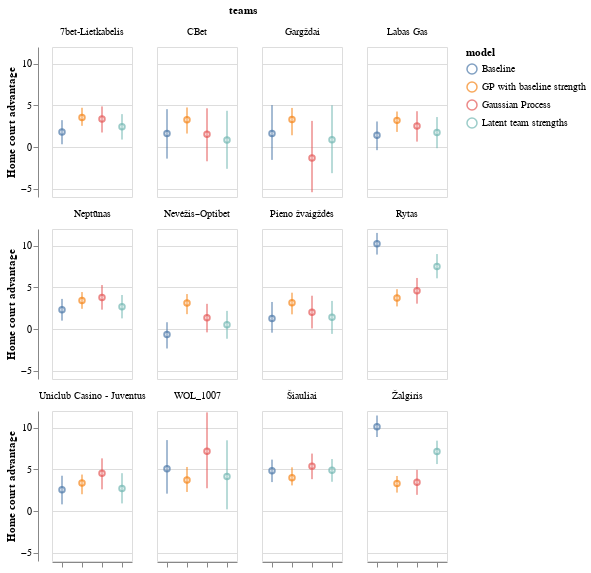

Here is the notebook cell this chart was saved with:
### Markdown cell above
What about home court advantages? In this specification, most of the teams have very similar levels. It got me concerned for a moment that the model was simply passing through the prior information and not learning anything, but the results below are robust to home court advantage prior - setting it it $\text{Normal}(0,2)$ leads to nearly identical results.

### Code cell
plot_hc_adv(traces)

### Figure 1 — Vega-Lite specification as saved in the notebook (floating-point values rounded to 4 significant figures)
{"config": {"view": {"continuousWidth": 400, "continuousHeight": 300}}, "data": {"name": "data-2eb43e60f7a92e9f65bb104a09f8feef"}, "facet": {"field": "teams", "type": "nominal"}, "spec": {"layer": [{"mark": "point", "encoding": {"color": {"field": "model", "type": "nominal"}, "x": {"axis": {"labels": false}, "field": "model", "title": "", "type": "nominal"}, "y": {"field": "HC-adv", "title": "Home court advantage", "type": "quantitative"}}, "selection": {"selector017": {"type": "interval", "bind": "scales", "encodings": ["x", "y"]}}}, {"mark": "errorbar", "encoding": {"color": {"field": "model", "type": "nominal"}, "x": {"axis": {"labels": false}, "field": "model", "title": "", "type": "nominal"}, "y": {"field": "lower", "title": "", "type": "quantitative"}, "y2": {"field": "higher", "title": ""}}}], "height": 150, "width": 80}, "columns": 4, "spacing": 10, "$schema": "https://vega.github.io/schema/vega-lite/v4.17.0.json", "datasets": {"data-2eb43e60f7a92e9f65bb104a09f8feef": [{"teams": "7bet-Lietkabelis", "higher": 3.221, "lower": 0.3273, "HC-adv": 1.789, "model": "Baseline"}, {"teams": "CBet", "higher": 4.538, "lower": -1.393, "HC-adv": 1.613, "model": "Baseline"}, {"teams": "Gargždai", "higher": 5.027, "lower": -1.547, "HC-adv": 1.619, "model": "Baseline"}, {"teams": "Labas Gas", "higher": 3.063, "lower": -0.3823, "HC-adv": 1.399, "model": "Baseline"}, {"teams": "Neptūnas", "higher": 3.61, "lower": 1.002, "HC-adv": 2.299, "model": "Baseline"}, {"teams": "Nevėžis–Optibet", "higher": 0.8111, "lower": -2.339, "HC-adv": -0.6569, "model": "Baseline"}, {"teams": "Pieno žvaigždės", "higher": 3.243, "lower": -0.4442, "HC-adv": 1.256, "model": "Baseline"}, {"teams": "Rytas", "higher": 11.53, "lower": 8.932, "HC-adv": 10.24, "model": "Baseline"}, {"teams": "Uniclub Casino - Juventus", "higher": 4.232, "lower": 0.7968, "HC-adv": 2.56, "model": "Baseline"}, {"teams": "WOL_1007", "higher": 8.507, "lower": 2.083, "HC-adv": 5.06, "model": "Baseline"}, {"teams": "Šiauliai", "higher": 6.166, "lower": 3.47, "HC-adv": 4.824, "model": "Baseline"}, {"teams": "Žalgiris", "higher": 11.46, "lower": 8.876, "HC-adv": 10.1, "model": "Baseline"}, {"teams": "7bet-Lietkabelis", "higher": 3.943, "lower": 0.8921, "HC-adv": 2.422, "model": "Latent team strengths"}, {"teams": "CBet", "higher": 4.345, "lower": -2.618, "HC-adv": 0.8493, "model": "Latent team strengths"}, {"teams": "Gargždai", "higher": 5.007, "lower": -3.141, "HC-adv": 0.8682, "model": "Latent team strengths"}, {"teams": "Labas Gas", "higher": 3.593, "lower": -0.1428, "HC-adv": 1.745, "model": "Latent team strengths"}, {"teams": "Neptūnas", "higher": 4.08, "lower": 1.275, "HC-adv": 2.661, "model": "Latent team strengths"}, {"teams": "Nevėžis–Optibet", "higher": 2.174, "lower": -1.171, "HC-adv": 0.5139, "model": "Latent team strengths"}, {"teams": "Pieno žvaigždės", "higher": 3.369, "lower": -0.5856, "HC-adv": 1.398, "model": "Latent team strengths"}, {"teams": "Rytas", "higher": 8.991, "lower": 6.08, "HC-adv": 7.51, "model": "Latent team strengths"}, {"teams": "Uniclub Casino - Juventus", "higher": 4.536, "lower": 0.9112, "HC-adv": 2.703, "model": "Latent team strengths"}, {"teams": "WOL_1007", "higher": 8.481, "lower": 0.2021, "HC-adv": 4.149, "model": "Latent team strengths"}, {"teams": "Šiauliai", "higher": 6.229, "lower": 3.507, "HC-adv": 4.878, "model": "Latent team strengths"}, {"teams": "Žalgiris", "higher": 8.441, "lower": 5.632, "HC-adv": 7.134, "model": "Latent team strengths"}, {"teams": "7bet-Lietkabelis", "higher": 4.87, "lower": 1.74, "HC-adv": 3.349, "model": "Gaussian Process"}, {"teams": "CBet", "higher": 4.646, "lower": -1.715, "HC-adv": 1.535, "model": "Gaussian Process"}, {"teams": "Gargždai", "higher": 3.132, "lower": -5.428, "HC-adv": -1.32, "model": "Gaussian Process"}, {"teams": "Labas Gas", "higher": 4.292, "lower": 0.6484, "HC-adv": 2.528, "model": "Gaussian Process"}, {"teams": "Neptūnas", "higher": 5.274, "lower": 2.322, "HC-adv": 3.788, "model": "Gaussian Process"}, {"teams": "Nevėžis–Optibet", "higher": 3.021, "lower": -0.4063, "HC-adv": 1.339, "model": "Gaussian Process"}, {"teams": "Pieno žvaigždės", "higher": 3.993, "lower": 0.06561, "HC-adv": 2.018, "model": "Gaussian Process"}, {"teams": "Rytas", "higher": 6.123, "lower": 3.041, "HC-adv": 4.598, "model": "Gaussian Process"}, {"teams": "Uniclub Casino - Juventus", "higher": 6.316, "lower": 2.597, "HC-adv": 4.525, "model": "Gaussian Process"}, {"teams": "WOL_1007", "higher": 11.83, "lower": 2.729, "HC-adv": 7.17, "model": "Gaussian Process"}, {"teams": "Šiauliai", "higher": 6.89, "lower": 3.818, "HC-adv": 5.384, "model": "Gaussian Process"}, {"teams": "Žalgiris", "higher": 4.938, "lower": 1.941, "HC-adv": 3.448, "model": "Gaussian Process"}, {"teams": "7bet-Lietkabelis", "higher": 4.709, "lower": 2.541, "HC-adv": 3.543, "model": "GP with baseline strength"}, {"teams": "CBet", "higher": 4.743, "lower": 1.616, "HC-adv": 3.27, "model": "GP with baseline strength"}, {"teams": "Gargždai", "higher": 4.689, "lower": 1.407, "HC-adv": 3.305, "model": "GP with baseline strength"}, {"teams": "Labas Gas", "higher": 4.258, "lower": 1.81, "HC-adv": 3.196, "model": "GP with baseline strength"}, {"teams": "Neptūnas", "higher": 4.432, "lower": 2.424, "HC-adv": 3.416, "model": "GP with baseline strength"}, {"teams": "Nevėžis–Optibet", "higher": 4.192, "lower": 1.78, "HC-adv": 3.125, "model": "GP with baseline strength"}, {"teams": "Pieno žvaigždės", "higher": 4.357, "lower": 1.758, "HC-adv": 3.15, "model": "GP with baseline strength"}, {"teams": "Rytas", "higher": 4.775, "lower": 2.708, "HC-adv": 3.727, "model": "GP with baseline strength"}, {"teams": "Uniclub Casino - Juventus", "higher": 4.373, "lower": 2.011, "HC-adv": 3.347, "model": "GP with baseline strength"}, {"teams": "WOL_1007", "higher": 5.283, "lower": 2.285, "HC-adv": 3.719, "model": "GP with baseline strength"}, {"teams": "Šiauliai", "higher": 5.243, "lower": 3.071, "HC-adv": 3.979, "model": "GP with baseline strength"}, {"teams": "Žalgiris", "higher": 4.202, "lower": 2.207, "HC-adv": 3.31, "model": "GP with baseline strength"}]}}
